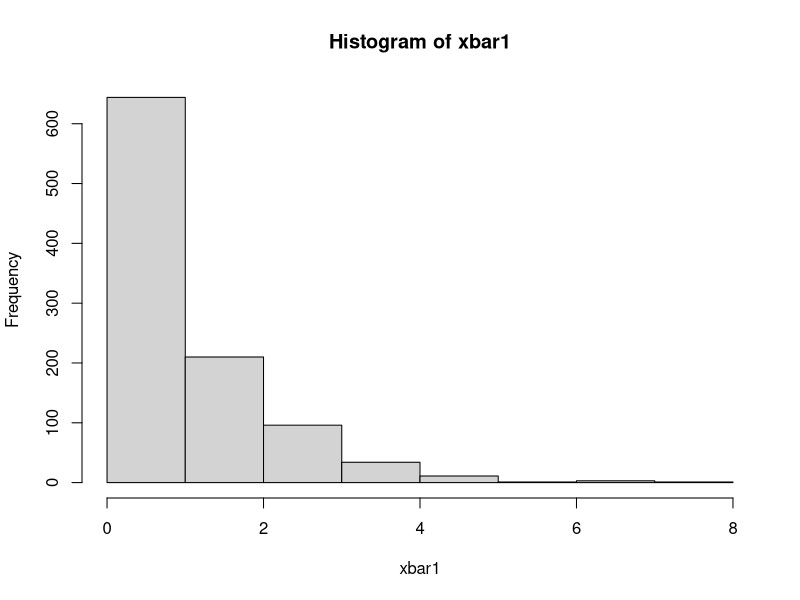
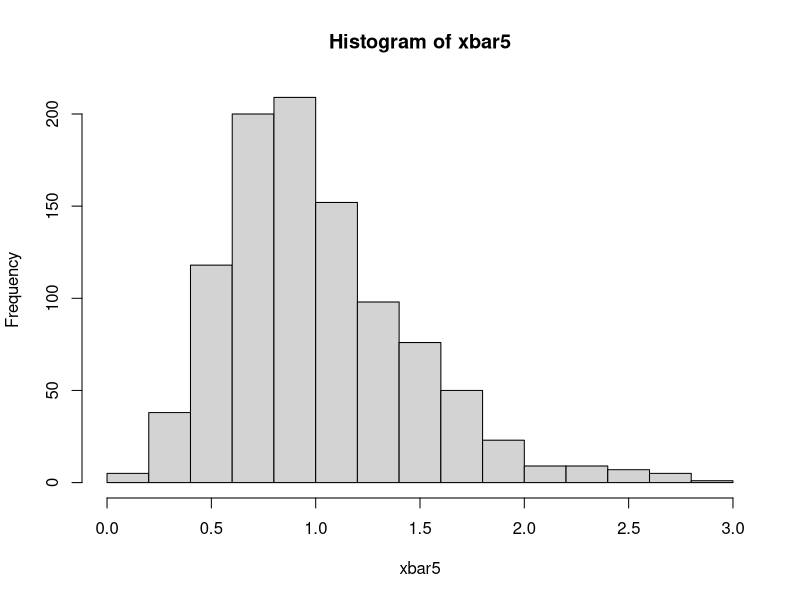
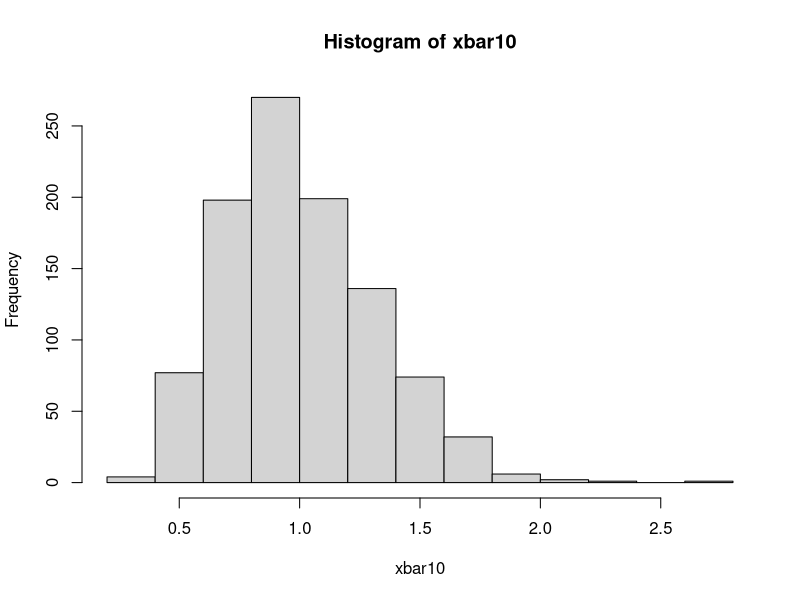
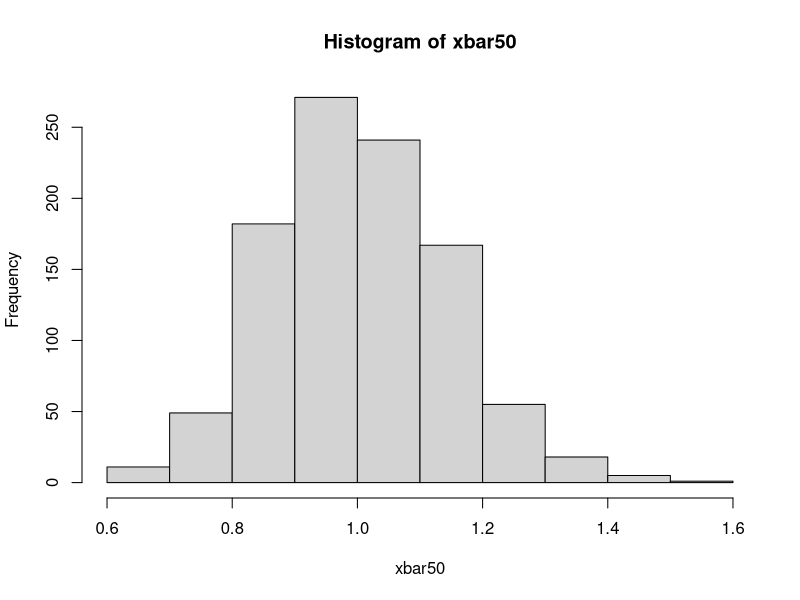

Recreate these plots in R, in order.
# STAT-12 - Homework ##

# Sample size 1 #
xbar1 <- rexp(10^3)
hist(xbar1)

# Sample size 5 #
M5 <- matrix(rexp(5*10^3), ncol=5)
xbar5 <- apply(M5, 1, mean)
hist(xbar5)

# Sample size 10 #
M10 <- matrix(rexp(10*10^3), ncol=10)
xbar10 <- apply(M10, 1, mean)
hist(xbar10)

# Sample size 50 #
M50 <- matrix(rexp(50*10^3), ncol=50)
xbar50 <- apply(M50, 1, mean)
hist(xbar50)
